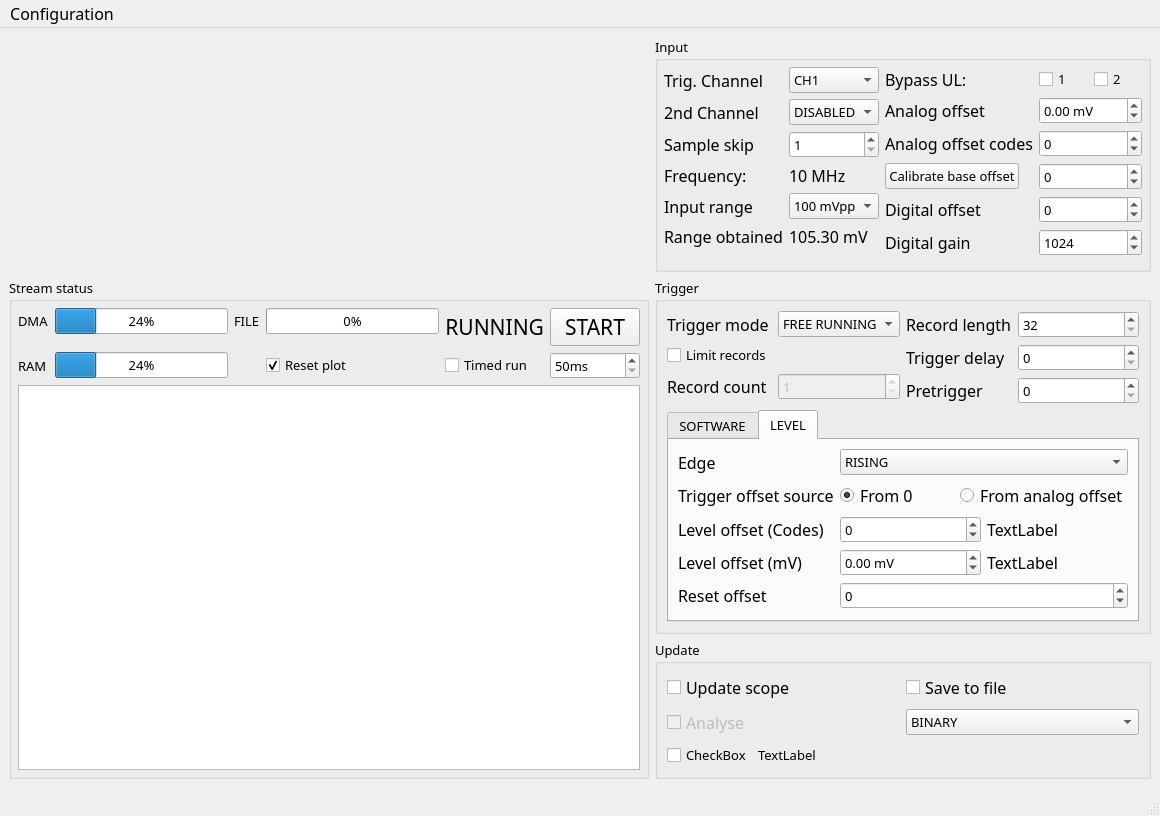
<?xml version="1.0" encoding="UTF-8"?>
<ui version="4.0">
 <class>MainWindow</class>
 <widget class="QMainWindow" name="MainWindow">
  <property name="geometry">
   <rect>
    <x>0</x>
    <y>0</y>
    <width>1160</width>
    <height>816</height>
   </rect>
  </property>
  <property name="font">
   <font>
    <family>Calibri Light</family>
    <pointsize>12</pointsize>
   </font>
  </property>
  <property name="windowTitle">
   <string>MainWindow</string>
  </property>
  <widget class="QWidget" name="centralWidget">
   <layout class="QVBoxLayout" name="verticalLayout">
    <item>
     <layout class="QVBoxLayout" name="primaryRows">
      <item>
       <layout class="QGridLayout" name="gridLayout_2">
        <item row="2" column="2" colspan="2">
         <widget class="QGroupBox" name="analysisSettingsContainer">
          <property name="enabled">
           <bool>true</bool>
          </property>
          <property name="sizePolicy">
           <sizepolicy hsizetype="Minimum" vsizetype="Preferred">
            <horstretch>0</horstretch>
            <verstretch>0</verstretch>
           </sizepolicy>
          </property>
          <property name="font">
           <font>
            <family>Calibri Light</family>
            <pointsize>10</pointsize>
           </font>
          </property>
          <property name="title">
           <string>Update</string>
          </property>
          <layout class="QGridLayout" name="gridLayout_6">
           <item row="1" column="2">
            <widget class="QComboBox" name="fileTypeSelector">
             <property name="enabled">
              <bool>true</bool>
             </property>
             <item>
              <property name="text">
               <string>BINARY</string>
              </property>
             </item>
             <item>
              <property name="text">
               <string>BINARY VERBOSE</string>
              </property>
             </item>
             <item>
              <property name="text">
               <string>BUFF BINARY</string>
              </property>
             </item>
             <item>
              <property name="text">
               <string>VERBOSE BUFF BINARY</string>
              </property>
             </item>
            </widget>
           </item>
           <item row="2" column="1">
            <layout class="QFormLayout" name="formLayout_3">
             <item row="0" column="0">
              <widget class="QCheckBox" name="checkBox">
               <property name="text">
                <string>CheckBox</string>
               </property>
              </widget>
             </item>
             <item row="0" column="1">
              <widget class="QLabel" name="label_3">
               <property name="text">
                <string>TextLabel</string>
               </property>
              </widget>
             </item>
            </layout>
           </item>
           <item row="0" column="2">
            <widget class="QCheckBox" name="saveToFileCB">
             <property name="enabled">
              <bool>true</bool>
             </property>
             <property name="font">
              <font>
               <family>Calibri Light</family>
               <pointsize>12</pointsize>
              </font>
             </property>
             <property name="text">
              <string>Save to file</string>
             </property>
            </widget>
           </item>
           <item row="1" column="1">
            <widget class="QCheckBox" name="analyseCB">
             <property name="enabled">
              <bool>false</bool>
             </property>
             <property name="font">
              <font>
               <family>Calibri Light</family>
               <pointsize>12</pointsize>
              </font>
             </property>
             <property name="text">
              <string>Analyse</string>
             </property>
            </widget>
           </item>
           <item row="0" column="1">
            <widget class="QCheckBox" name="updateScopeCB">
             <property name="font">
              <font>
               <family>Calibri Light</family>
               <pointsize>12</pointsize>
              </font>
             </property>
             <property name="text">
              <string>Update scope</string>
             </property>
            </widget>
           </item>
          </layout>
         </widget>
        </item>
        <item row="0" column="2" colspan="2">
         <widget class="QGroupBox" name="inputSettingsContainer">
          <property name="sizePolicy">
           <sizepolicy hsizetype="Minimum" vsizetype="Preferred">
            <horstretch>0</horstretch>
            <verstretch>0</verstretch>
           </sizepolicy>
          </property>
          <property name="font">
           <font>
            <family>Calibri Light</family>
            <pointsize>10</pointsize>
           </font>
          </property>
          <property name="title">
           <string>Input</string>
          </property>
          <layout class="QGridLayout" name="gridLayout_4" rowstretch="1" columnstretch="1,1">
           <property name="leftMargin">
            <number>6</number>
           </property>
           <property name="topMargin">
            <number>6</number>
           </property>
           <property name="rightMargin">
            <number>6</number>
           </property>
           <property name="bottomMargin">
            <number>6</number>
           </property>
           <item row="0" column="1">
            <layout class="QFormLayout" name="formLayout_2">
             <item row="0" column="0">
              <widget class="QLabel" name="label_23">
               <property name="font">
                <font>
                 <family>Calibri Light</family>
                 <pointsize>12</pointsize>
                </font>
               </property>
               <property name="toolTip">
                <string>Bypass custom FPGA user logic designs. The board supports two user cores.</string>
               </property>
               <property name="text">
                <string>Bypass UL:</string>
               </property>
              </widget>
             </item>
             <item row="0" column="1">
              <layout class="QHBoxLayout" name="horizontalLayout">
               <item>
                <widget class="QCheckBox" name="ulBypass1">
                 <property name="font">
                  <font>
                   <family>Calibri Light</family>
                   <pointsize>10</pointsize>
                  </font>
                 </property>
                 <property name="text">
                  <string>1</string>
                 </property>
                </widget>
               </item>
               <item>
                <widget class="QCheckBox" name="ulBypass2">
                 <property name="font">
                  <font>
                   <family>Calibri Light</family>
                   <pointsize>10</pointsize>
                  </font>
                 </property>
                 <property name="text">
                  <string>2</string>
                 </property>
                </widget>
               </item>
              </layout>
             </item>
             <item row="1" column="0">
              <widget class="QLabel" name="label_6">
               <property name="font">
                <font>
                 <family>Calibri Light</family>
                 <pointsize>12</pointsize>
                </font>
               </property>
               <property name="toolTip">
                <string>Analog offset in milivolts. The DAC does not have the full precision of the ADC so the values will not be exact.</string>
               </property>
               <property name="text">
                <string>Analog offset</string>
               </property>
              </widget>
             </item>
             <item row="2" column="0">
              <widget class="QLabel" name="label_10">
               <property name="font">
                <font>
                 <family>Calibri Light</family>
                 <pointsize>12</pointsize>
                </font>
               </property>
               <property name="text">
                <string>Analog offset codes</string>
               </property>
              </widget>
             </item>
             <item row="2" column="1">
              <widget class="QSpinBox" name="analogOffsetCodeInput">
               <property name="minimum">
                <number>-32768</number>
               </property>
               <property name="maximum">
                <number>32767</number>
               </property>
              </widget>
             </item>
             <item row="4" column="0">
              <widget class="QLabel" name="label_7">
               <property name="font">
                <font>
                 <family>Calibri Light</family>
                 <pointsize>12</pointsize>
                </font>
               </property>
               <property name="toolTip">
                <string>User's digital offset setting. Default: 0.</string>
               </property>
               <property name="text">
                <string>Digital offset</string>
               </property>
              </widget>
             </item>
             <item row="4" column="1">
              <widget class="QSpinBox" name="digitalOffsetInput">
               <property name="minimum">
                <number>-32768</number>
               </property>
               <property name="maximum">
                <number>32767</number>
               </property>
               <property name="value">
                <number>0</number>
               </property>
              </widget>
             </item>
             <item row="5" column="0">
              <widget class="QLabel" name="label_8">
               <property name="font">
                <font>
                 <family>Calibri Light</family>
                 <pointsize>12</pointsize>
                </font>
               </property>
               <property name="toolTip">
                <string>User's digital gain setting. Default: 1024</string>
               </property>
               <property name="text">
                <string>Digital gain</string>
               </property>
              </widget>
             </item>
             <item row="5" column="1">
              <widget class="QSpinBox" name="digitalGainInput">
               <property name="minimum">
                <number>-32768</number>
               </property>
               <property name="maximum">
                <number>32767</number>
               </property>
               <property name="value">
                <number>1024</number>
               </property>
              </widget>
             </item>
             <item row="3" column="0">
              <widget class="QPushButton" name="baseOffsetAutoCalibrateButton">
               <property name="text">
                <string>Calibrate base offset</string>
               </property>
              </widget>
             </item>
             <item row="3" column="1">
              <widget class="QSpinBox" name="baseOffsetCalibrationValue">
               <property name="minimum">
                <number>-32768</number>
               </property>
               <property name="maximum">
                <number>32767</number>
               </property>
              </widget>
             </item>
             <item row="1" column="1">
              <widget class="QDoubleSpinBox" name="analogOffsetInput">
               <property name="suffix">
                <string> mV</string>
               </property>
               <property name="minimum">
                <double>-5000.000000000000000</double>
               </property>
               <property name="maximum">
                <double>5000.000000000000000</double>
               </property>
              </widget>
             </item>
            </layout>
           </item>
           <item row="0" column="0">
            <layout class="QFormLayout" name="formLayout">
             <item row="0" column="0">
              <widget class="QLabel" name="label_5">
               <property name="font">
                <font>
                 <family>Calibri Light</family>
                 <pointsize>12</pointsize>
                </font>
               </property>
               <property name="toolTip">
                <string>ADC channel to trigger and gather data from. 1=A, 2=B, 3=C, 4=D. </string>
               </property>
               <property name="text">
                <string>Trig. Channel</string>
               </property>
              </widget>
             </item>
             <item row="0" column="1">
              <widget class="QComboBox" name="channelComboBox">
               <item>
                <property name="text">
                 <string>CH1</string>
                </property>
               </item>
               <item>
                <property name="text">
                 <string>CH2</string>
                </property>
               </item>
               <item>
                <property name="text">
                 <string>CH3</string>
                </property>
               </item>
               <item>
                <property name="text">
                 <string>CH4</string>
                </property>
               </item>
              </widget>
             </item>
             <item row="2" column="0">
              <widget class="QLabel" name="label">
               <property name="font">
                <font>
                 <family>Calibri Light</family>
                 <pointsize>12</pointsize>
                </font>
               </property>
               <property name="toolTip">
                <string>Sampling frequency is configured via sample skip (decimation).</string>
               </property>
               <property name="text">
                <string>Sample skip</string>
               </property>
              </widget>
             </item>
             <item row="2" column="1">
              <widget class="QSpinBox" name="sampleSkipInput">
               <property name="minimum">
                <number>1</number>
               </property>
               <property name="maximum">
                <number>65536</number>
               </property>
              </widget>
             </item>
             <item row="3" column="0">
              <widget class="QLabel" name="label_2">
               <property name="font">
                <font>
                 <family>Calibri Light</family>
                 <pointsize>12</pointsize>
                </font>
               </property>
               <property name="toolTip">
                <string>Sampling frequency is configured via sample skip (decimation).</string>
               </property>
               <property name="text">
                <string>Frequency:</string>
               </property>
              </widget>
             </item>
             <item row="3" column="1">
              <widget class="QLabel" name="frequencyValueLabel">
               <property name="font">
                <font>
                 <family>Calibri Light</family>
                 <pointsize>12</pointsize>
                </font>
               </property>
               <property name="toolTip">
                <string>Sampling frequency is configured via sample skip (decimation).</string>
               </property>
               <property name="layoutDirection">
                <enum>Qt::LeftToRight</enum>
               </property>
               <property name="text">
                <string>10 MHz</string>
               </property>
              </widget>
             </item>
             <item row="4" column="0">
              <widget class="QLabel" name="label_4">
               <property name="font">
                <font>
                 <family>Calibri Light</family>
                 <pointsize>12</pointsize>
                </font>
               </property>
               <property name="toolTip">
                <string>Peak to peak voltage input range of the selected channel.</string>
               </property>
               <property name="text">
                <string>Input range</string>
               </property>
              </widget>
             </item>
             <item row="4" column="1">
              <widget class="QComboBox" name="inputRangeSelector">
               <item>
                <property name="text">
                 <string>100 mVpp</string>
                </property>
               </item>
               <item>
                <property name="text">
                 <string>250 mVpp</string>
                </property>
               </item>
               <item>
                <property name="text">
                 <string>500 mVpp</string>
                </property>
               </item>
               <item>
                <property name="text">
                 <string>1 Vpp</string>
                </property>
               </item>
               <item>
                <property name="text">
                 <string>2 Vpp</string>
                </property>
               </item>
               <item>
                <property name="text">
                 <string>5 Vpp</string>
                </property>
               </item>
               <item>
                <property name="text">
                 <string>10 Vpp</string>
                </property>
               </item>
              </widget>
             </item>
             <item row="5" column="0">
              <widget class="QLabel" name="label_9">
               <property name="font">
                <font>
                 <family>Calibri Light</family>
                 <pointsize>12</pointsize>
                </font>
               </property>
               <property name="toolTip">
                <string>The board only supports predefined levels that do differ slightly channel to channel due to factory gain and offset values.</string>
               </property>
               <property name="text">
                <string>Range obtained</string>
               </property>
              </widget>
             </item>
             <item row="5" column="1">
              <widget class="QLabel" name="actualInputRangeLabel">
               <property name="font">
                <font>
                 <family>Calibri Light</family>
                 <pointsize>12</pointsize>
                </font>
               </property>
               <property name="layoutDirection">
                <enum>Qt::LeftToRight</enum>
               </property>
               <property name="text">
                <string>105.30 mV</string>
               </property>
              </widget>
             </item>
             <item row="1" column="1">
              <widget class="QComboBox" name="secondChannelComboBox">
               <item>
                <property name="text">
                 <string>DISABLED</string>
                </property>
               </item>
               <item>
                <property name="text">
                 <string>CH1</string>
                </property>
               </item>
               <item>
                <property name="text">
                 <string>CH2</string>
                </property>
               </item>
               <item>
                <property name="text">
                 <string>CH3</string>
                </property>
               </item>
               <item>
                <property name="text">
                 <string>CH4</string>
                </property>
               </item>
              </widget>
             </item>
             <item row="1" column="0">
              <widget class="QLabel" name="label_17">
               <property name="font">
                <font>
                 <family>Calibri Light</family>
                 <pointsize>12</pointsize>
                </font>
               </property>
               <property name="text">
                <string>2nd Channel</string>
               </property>
              </widget>
             </item>
            </layout>
           </item>
          </layout>
         </widget>
        </item>
        <item row="1" column="0" rowspan="2" colspan="2">
         <widget class="QGroupBox" name="streamStatusContainer">
          <property name="sizePolicy">
           <sizepolicy hsizetype="Expanding" vsizetype="Preferred">
            <horstretch>0</horstretch>
            <verstretch>0</verstretch>
           </sizepolicy>
          </property>
          <property name="font">
           <font>
            <family>Calibri Light</family>
            <pointsize>10</pointsize>
           </font>
          </property>
          <property name="title">
           <string>Stream status</string>
          </property>
          <layout class="QGridLayout" name="gridLayout_3">
           <property name="leftMargin">
            <number>6</number>
           </property>
           <property name="topMargin">
            <number>6</number>
           </property>
           <property name="rightMargin">
            <number>6</number>
           </property>
           <property name="bottomMargin">
            <number>6</number>
           </property>
           <item row="1" column="4" rowspan="2">
            <widget class="QLabel" name="streamStatusLabel">
             <property name="font">
              <font>
               <family>Calibri Light</family>
               <pointsize>16</pointsize>
              </font>
             </property>
             <property name="text">
              <string>RUNNING</string>
             </property>
             <property name="alignment">
              <set>Qt::AlignRight|Qt::AlignTrailing|Qt::AlignVCenter</set>
             </property>
            </widget>
           </item>
           <item row="1" column="2">
            <widget class="QLabel" name="label_15">
             <property name="text">
              <string>FILE</string>
             </property>
            </widget>
           </item>
           <item row="1" column="3">
            <widget class="QProgressBar" name="FileFillStatus">
             <property name="maximum">
              <number>100</number>
             </property>
             <property name="value">
              <number>0</number>
             </property>
            </widget>
           </item>
           <item row="5" column="0" colspan="6">
            <widget class="QPlainTextEdit" name="notificationsTextArea">
             <property name="sizePolicy">
              <sizepolicy hsizetype="Expanding" vsizetype="Expanding">
               <horstretch>0</horstretch>
               <verstretch>1</verstretch>
              </sizepolicy>
             </property>
             <property name="font">
              <font>
               <family>Consolas</family>
               <pointsize>8</pointsize>
              </font>
             </property>
             <property name="plainText">
              <string/>
             </property>
             <property name="textInteractionFlags">
              <set>Qt::TextSelectableByKeyboard|Qt::TextSelectableByMouse</set>
             </property>
             <property name="placeholderText">
              <string>Notifications and non-critical errors will display here.</string>
             </property>
            </widget>
           </item>
           <item row="3" column="0">
            <widget class="QLabel" name="label_14">
             <property name="text">
              <string>RAM</string>
             </property>
            </widget>
           </item>
           <item row="3" column="1">
            <widget class="QProgressBar" name="RAMFillStatus">
             <property name="value">
              <number>24</number>
             </property>
            </widget>
           </item>
           <item row="1" column="0">
            <widget class="QLabel" name="label_13">
             <property name="text">
              <string>DMA</string>
             </property>
            </widget>
           </item>
           <item row="1" column="1">
            <widget class="QProgressBar" name="DMAFillStatus">
             <property name="maximum">
              <number>100</number>
             </property>
             <property name="value">
              <number>24</number>
             </property>
            </widget>
           </item>
           <item row="1" column="5" rowspan="2">
            <widget class="QPushButton" name="streamStartStopButton">
             <property name="font">
              <font>
               <family>Calibri Light</family>
               <pointsize>16</pointsize>
              </font>
             </property>
             <property name="text">
              <string>START</string>
             </property>
            </widget>
           </item>
           <item row="3" column="5">
            <widget class="QSpinBox" name="timedRunValue">
             <property name="suffix">
              <string>ms</string>
             </property>
             <property name="minimum">
              <number>50</number>
             </property>
             <property name="maximum">
              <number>2147483647</number>
             </property>
            </widget>
           </item>
           <item row="3" column="4">
            <widget class="QCheckBox" name="timedRunCheckbox">
             <property name="text">
              <string>Timed run</string>
             </property>
            </widget>
           </item>
           <item row="3" column="3">
            <widget class="QCheckBox" name="resetPlot">
             <property name="text">
              <string>Reset plot</string>
             </property>
             <property name="checked">
              <bool>true</bool>
             </property>
            </widget>
           </item>
          </layout>
         </widget>
        </item>
        <item row="1" column="2" colspan="2">
         <widget class="QGroupBox" name="triggerSettingsContainer">
          <property name="sizePolicy">
           <sizepolicy hsizetype="Minimum" vsizetype="Preferred">
            <horstretch>0</horstretch>
            <verstretch>0</verstretch>
           </sizepolicy>
          </property>
          <property name="font">
           <font>
            <family>Calibri Light</family>
            <pointsize>10</pointsize>
           </font>
          </property>
          <property name="title">
           <string>Trigger</string>
          </property>
          <layout class="QGridLayout" name="gridLayout_5">
           <item row="0" column="1">
            <layout class="QFormLayout" name="formLayout_5">
             <item row="0" column="0">
              <widget class="QLabel" name="label_37">
               <property name="font">
                <font>
                 <family>Calibri Light</family>
                 <pointsize>12</pointsize>
                </font>
               </property>
               <property name="toolTip">
                <string>Length of record, i.e. number of samples to collect after each trigger event. Must be a multiple of 32.</string>
               </property>
               <property name="text">
                <string>Record length</string>
               </property>
              </widget>
             </item>
             <item row="1" column="0">
              <widget class="QLabel" name="label_26">
               <property name="font">
                <font>
                 <family>Calibri Light</family>
                 <pointsize>12</pointsize>
                </font>
               </property>
               <property name="toolTip">
                <string>Samples to wait after a trigger event before starting record acquisition. Delay and pretrigger cannot be both active at the same time.</string>
               </property>
               <property name="text">
                <string>Trigger delay</string>
               </property>
              </widget>
             </item>
             <item row="0" column="1">
              <widget class="QSpinBox" name="recordLengthInput">
               <property name="minimum">
                <number>32</number>
               </property>
               <property name="maximum">
                <number>65536</number>
               </property>
               <property name="singleStep">
                <number>32</number>
               </property>
              </widget>
             </item>
             <item row="1" column="1">
              <widget class="QSpinBox" name="triggerDelayInput">
               <property name="maximum">
                <number>256</number>
               </property>
               <property name="singleStep">
                <number>4</number>
               </property>
              </widget>
             </item>
             <item row="2" column="0">
              <widget class="QLabel" name="label_25">
               <property name="font">
                <font>
                 <family>Calibri Light</family>
                 <pointsize>12</pointsize>
                </font>
               </property>
               <property name="toolTip">
                <string>Samples before a trigger event to include in the record. Delay and pretrigger cannot be both active at the same time.</string>
               </property>
               <property name="text">
                <string>Pretrigger</string>
               </property>
              </widget>
             </item>
             <item row="2" column="1">
              <widget class="QSpinBox" name="pretriggerInput">
               <property name="maximum">
                <number>256</number>
               </property>
               <property name="singleStep">
                <number>4</number>
               </property>
              </widget>
             </item>
            </layout>
           </item>
           <item row="1" column="0" colspan="2">
            <widget class="QTabWidget" name="tabWidget">
             <property name="currentIndex">
              <number>1</number>
             </property>
             <property name="tabsClosable">
              <bool>false</bool>
             </property>
             <property name="movable">
              <bool>false</bool>
             </property>
             <widget class="QWidget" name="triggersTabSoftware">
              <attribute name="title">
               <string>SOFTWARE</string>
              </attribute>
              <layout class="QGridLayout" name="gridLayout_7">
               <item row="0" column="0">
                <layout class="QFormLayout" name="formLayout_6">
                 <property name="labelAlignment">
                  <set>Qt::AlignLeading|Qt::AlignLeft|Qt::AlignVCenter</set>
                 </property>
                 <item row="1" column="0">
                  <widget class="QRadioButton" name="softwareTriggerAutomatic">
                   <property name="font">
                    <font>
                     <family>Calibri Light</family>
                     <pointsize>12</pointsize>
                    </font>
                   </property>
                   <property name="text">
                    <string>Automatic</string>
                   </property>
                  </widget>
                 </item>
                 <item row="3" column="0">
                  <widget class="QRadioButton" name="softwareTriggerPeriodic">
                   <property name="font">
                    <font>
                     <family>Calibri Light</family>
                     <pointsize>12</pointsize>
                    </font>
                   </property>
                   <property name="text">
                    <string>Periodic (ms)</string>
                   </property>
                  </widget>
                 </item>
                 <item row="3" column="1">
                  <widget class="QSpinBox" name="softwareTriggerPeriodicInput">
                   <property name="minimum">
                    <number>1</number>
                   </property>
                  </widget>
                 </item>
                 <item row="4" column="0">
                  <widget class="QRadioButton" name="softwareTriggerManual">
                   <property name="font">
                    <font>
                     <family>Calibri Light</family>
                     <pointsize>12</pointsize>
                    </font>
                   </property>
                   <property name="text">
                    <string>Manual</string>
                   </property>
                  </widget>
                 </item>
                 <item row="1" column="1">
                  <widget class="QLabel" name="label_21">
                   <property name="text">
                    <string/>
                   </property>
                  </widget>
                 </item>
                 <item row="4" column="1">
                  <layout class="QHBoxLayout" name="horizontalLayout_2">
                   <item>
                    <widget class="QPushButton" name="flushDMAButton">
                     <property name="text">
                      <string>Flush DMA</string>
                     </property>
                    </widget>
                   </item>
                   <item>
                    <widget class="QPushButton" name="softwareTriggerButton">
                     <property name="text">
                      <string>SWTRIG</string>
                     </property>
                    </widget>
                   </item>
                  </layout>
                 </item>
                </layout>
               </item>
              </layout>
             </widget>
             <widget class="QWidget" name="triggersTabLevel">
              <attribute name="title">
               <string>LEVEL</string>
              </attribute>
              <layout class="QFormLayout" name="formLayout_7">
               <item row="0" column="0">
                <widget class="QLabel" name="label_29">
                 <property name="font">
                  <font>
                   <family>Calibri Light</family>
                   <pointsize>12</pointsize>
                  </font>
                 </property>
                 <property name="text">
                  <string>Edge</string>
                 </property>
                </widget>
               </item>
               <item row="0" column="1">
                <widget class="QComboBox" name="levelTriggerEdgeSelector">
                 <item>
                  <property name="text">
                   <string>RISING</string>
                  </property>
                 </item>
                 <item>
                  <property name="text">
                   <string>FALLING</string>
                  </property>
                 </item>
                 <item>
                  <property name="text">
                   <string>BOTH</string>
                  </property>
                 </item>
                </widget>
               </item>
               <item row="2" column="0">
                <widget class="QLabel" name="label_27">
                 <property name="font">
                  <font>
                   <family>Calibri Light</family>
                   <pointsize>12</pointsize>
                  </font>
                 </property>
                 <property name="text">
                  <string>Level offset (Codes)</string>
                 </property>
                </widget>
               </item>
               <item row="3" column="0">
                <widget class="QLabel" name="label_28">
                 <property name="font">
                  <font>
                   <family>Calibri Light</family>
                   <pointsize>12</pointsize>
                  </font>
                 </property>
                 <property name="text">
                  <string>Level offset (mV)</string>
                 </property>
                </widget>
               </item>
               <item row="4" column="0">
                <widget class="QLabel" name="label_16">
                 <property name="font">
                  <font>
                   <family>Calibri Light</family>
                   <pointsize>12</pointsize>
                  </font>
                 </property>
                 <property name="text">
                  <string>Reset offset</string>
                 </property>
                </widget>
               </item>
               <item row="4" column="1">
                <widget class="QSpinBox" name="levelTriggerResetOffsetInput">
                 <property name="minimum">
                  <number>-32768</number>
                 </property>
                 <property name="maximum">
                  <number>32767</number>
                 </property>
                </widget>
               </item>
               <item row="1" column="0">
                <widget class="QLabel" name="label_12">
                 <property name="font">
                  <font>
                   <family>Calibri Light</family>
                   <pointsize>12</pointsize>
                  </font>
                 </property>
                 <property name="text">
                  <string>Trigger offset source</string>
                 </property>
                </widget>
               </item>
               <item row="1" column="1">
                <layout class="QHBoxLayout" name="horizontalLayout_3">
                 <item>
                  <widget class="QRadioButton" name="offsetFromZero">
                   <property name="enabled">
                    <bool>true</bool>
                   </property>
                   <property name="font">
                    <font>
                     <family>Calibri Light</family>
                     <pointsize>12</pointsize>
                    </font>
                   </property>
                   <property name="text">
                    <string>From 0</string>
                   </property>
                   <property name="checked">
                    <bool>true</bool>
                   </property>
                   <attribute name="buttonGroup">
                    <string notr="true">buttonGroup</string>
                   </attribute>
                  </widget>
                 </item>
                 <item>
                  <widget class="QRadioButton" name="offsetFromAnalog">
                   <property name="font">
                    <font>
                     <family>Calibri Light</family>
                     <pointsize>12</pointsize>
                    </font>
                   </property>
                   <property name="text">
                    <string>From analog offset</string>
                   </property>
                   <attribute name="buttonGroup">
                    <string notr="true">buttonGroup</string>
                   </attribute>
                  </widget>
                 </item>
                </layout>
               </item>
               <item row="3" column="1">
                <layout class="QHBoxLayout" name="horizontalLayout_4">
                 <item>
                  <widget class="QDoubleSpinBox" name="levelTriggerVoltageInput">
                   <property name="suffix">
                    <string> mV</string>
                   </property>
                   <property name="minimum">
                    <double>-5000.000000000000000</double>
                   </property>
                   <property name="maximum">
                    <double>5000.000000000000000</double>
                   </property>
                  </widget>
                 </item>
                 <item>
                  <widget class="QLabel" name="levelTriggerVoltageFromZero">
                   <property name="font">
                    <font>
                     <family>Calibri Light</family>
                     <pointsize>12</pointsize>
                    </font>
                   </property>
                   <property name="text">
                    <string>TextLabel</string>
                   </property>
                  </widget>
                 </item>
                </layout>
               </item>
               <item row="2" column="1">
                <layout class="QHBoxLayout" name="horizontalLayout_5">
                 <item>
                  <widget class="QSpinBox" name="levelTriggerCodesInput">
                   <property name="minimum">
                    <number>-32768</number>
                   </property>
                   <property name="maximum">
                    <number>32767</number>
                   </property>
                  </widget>
                 </item>
                 <item>
                  <widget class="QLabel" name="levelTriggerCodesFromZero">
                   <property name="font">
                    <font>
                     <family>Calibri Light</family>
                     <pointsize>12</pointsize>
                    </font>
                   </property>
                   <property name="text">
                    <string>TextLabel</string>
                   </property>
                  </widget>
                 </item>
                </layout>
               </item>
              </layout>
             </widget>
            </widget>
           </item>
           <item row="0" column="0">
            <layout class="QFormLayout" name="formLayout_4">
             <item row="0" column="0">
              <widget class="QLabel" name="label_11">
               <property name="font">
                <font>
                 <family>Calibri Light</family>
                 <pointsize>12</pointsize>
                </font>
               </property>
               <property name="text">
                <string>Trigger mode</string>
               </property>
              </widget>
             </item>
             <item row="0" column="1">
              <widget class="QComboBox" name="triggerModeSelector">
               <property name="currentIndex">
                <number>0</number>
               </property>
               <item>
                <property name="text">
                 <string>FREE RUNNING</string>
                </property>
               </item>
               <item>
                <property name="text">
                 <string>SOFTWARE</string>
                </property>
               </item>
               <item>
                <property name="text">
                 <string>LEVEL</string>
                </property>
               </item>
               <item>
                <property name="text">
                 <string>EXTERNAL</string>
                </property>
               </item>
              </widget>
             </item>
             <item row="1" column="0">
              <widget class="QCheckBox" name="limitRecordsCB">
               <property name="toolTip">
                <string>The number of records to acquire might be limited. In that case set the Record count below to the desired value. Records cannot be limited in free running mode.</string>
               </property>
               <property name="text">
                <string>Limit records</string>
               </property>
              </widget>
             </item>
             <item row="2" column="0">
              <widget class="QLabel" name="label_24">
               <property name="font">
                <font>
                 <family>Calibri Light</family>
                 <pointsize>12</pointsize>
                </font>
               </property>
               <property name="text">
                <string>Record count</string>
               </property>
              </widget>
             </item>
             <item row="2" column="1">
              <widget class="QSpinBox" name="recordCountInput">
               <property name="enabled">
                <bool>false</bool>
               </property>
               <property name="minimum">
                <number>1</number>
               </property>
               <property name="maximum">
                <number>2147483647</number>
               </property>
              </widget>
             </item>
            </layout>
           </item>
          </layout>
         </widget>
        </item>
        <item row="0" column="0" colspan="2">
         <widget class="QCustomPlot" name="plotArea" native="true">
          <property name="sizePolicy">
           <sizepolicy hsizetype="Expanding" vsizetype="Expanding">
            <horstretch>1</horstretch>
            <verstretch>2</verstretch>
           </sizepolicy>
          </property>
         </widget>
        </item>
       </layout>
      </item>
     </layout>
    </item>
   </layout>
  </widget>
  <widget class="QMenuBar" name="menubar">
   <property name="geometry">
    <rect>
     <x>0</x>
     <y>0</y>
     <width>1160</width>
     <height>25</height>
    </rect>
   </property>
   <widget class="QMenu" name="menuConfiguration">
    <property name="title">
     <string>Configuration</string>
    </property>
    <addaction name="actionLoad"/>
    <addaction name="actionSave"/>
    <addaction name="separator"/>
    <addaction name="actionConfigureDMA"/>
    <addaction name="actionUL_Registers"/>
   </widget>
   <addaction name="menuConfiguration"/>
  </widget>
  <widget class="QStatusBar" name="statusbar"/>
  <action name="actionLoad">
   <property name="text">
    <string>Load</string>
   </property>
   <property name="font">
    <font>
     <family>Calibri Light</family>
    </font>
   </property>
  </action>
  <action name="actionSave">
   <property name="text">
    <string>Save</string>
   </property>
   <property name="font">
    <font>
     <family>Calibri Light</family>
    </font>
   </property>
  </action>
  <action name="actionConfigureDMA">
   <property name="text">
    <string>DMA buffers</string>
   </property>
   <property name="font">
    <font>
     <family>Calibri Light</family>
    </font>
   </property>
  </action>
  <action name="actionUL_Registers">
   <property name="text">
    <string>UL Registers</string>
   </property>
  </action>
 </widget>
 <customwidgets>
  <customwidget>
   <class>QCustomPlot</class>
   <extends>QWidget</extends>
   <header>qcustomplot.h</header>
   <container>1</container>
  </customwidget>
 </customwidgets>
 <resources/>
 <connections/>
 <buttongroups>
  <buttongroup name="buttonGroup"/>
 </buttongroups>
</ui>
